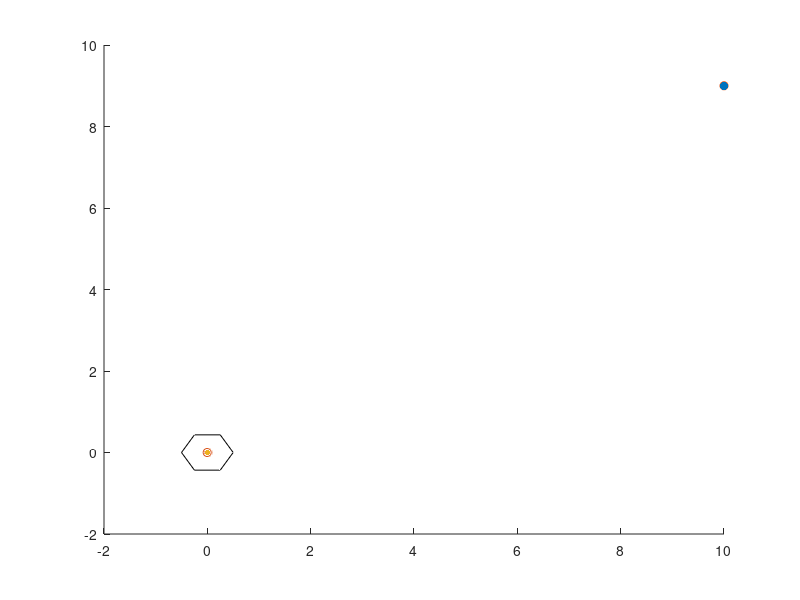

The MATLAB source for this figure:
 nodes=[
  0.500000000000000       0.000000000000000E+000  0.500000000000000     
  0.250000000000000       0.433012701892219       0.000000000000000E+000
 -0.250000000000000       0.433012701892219       0.000000000000000E+000
 -0.500000000000000       6.123233995736766E-017  0.100000000000000     
 -0.250000000000000      -0.433012701892219       0.000000000000000E+000
  0.250000000000000      -0.433012701892220       0.000000000000000E+000
 ]
 patch(nodes(:,1),nodes(:,2),nodes(:,3),nodes(:,3),'FaceColor','none')
 pnts=[
   10.0000000000000        9.00000000000000        3.00000000000000     
 -2.766251728905870E-003  5.285073735490197E-015  0.179253112033197     
  9.959271438929038E-003 -1.032240963962929E-017  0.131532400153809     
  1.420111249487461E-002 -1.376321285283906E-017  0.115625496194013     
  1.561505951352312E-002  1.376321285283906E-017  0.110323194874081     
  1.608637518640596E-002  1.376321285283906E-017  0.108555761100770     
  1.624348041070024E-002  0.000000000000000E+000  0.107966616509667     
  1.629584881879835E-002 -3.440803213209766E-018  0.107770234979299     
  1.631330495483107E-002 -3.440803213209766E-018  0.107704774469176     
  1.631912366684195E-002  0.000000000000000E+000  0.107682954299135     
  1.632106323751225E-002 -3.440803213209765E-018  0.107675680909122     
  1.632170976106901E-002 -1.376321285283906E-017  0.107673256445784     
  1.632192526892126E-002  1.032240963962929E-017  0.107672448291338     
  1.632199710487202E-002  1.032240963962929E-017  0.107672178906522     
  1.632202105018894E-002  1.032240963962929E-017  0.107672089111584     
 ]
 hold
 scatter3(pnts(1,1),pnts(1,2),pnts(1,3),'filled')
 scatter3(pnts(:,1),pnts(:,2),pnts(:,3))
 scatter3(pnts(end,1),pnts(end,2),pnts(end,3),'filled')
 hold
